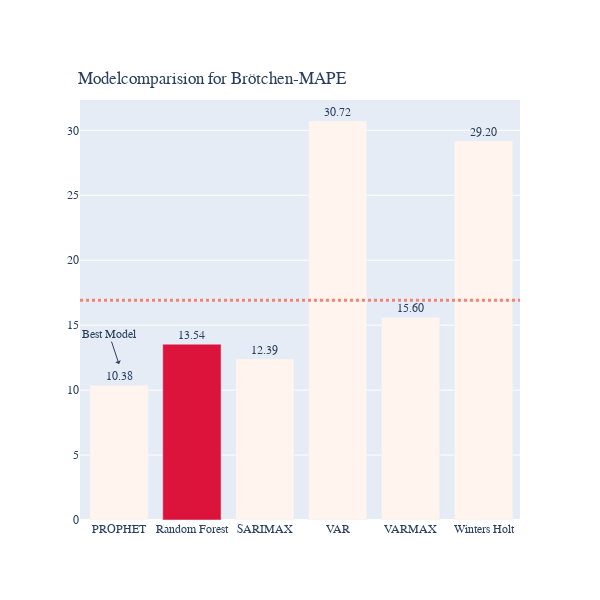

Source (notebook cell):
### Code cell
colors = ['seashell',] * 54
colors[1] = 'crimson'

fig = go.Figure(data=[go.Bar(x=df_results_Brötchen_OPT.query('Baseline==0').Model,
                             y=df_results_Brötchen_OPT.query('Baseline==0').MAPE, marker_color=colors,
                             text=df_results_Brötchen_OPT.query('Baseline==0').MAPE
                            
             #color_discrete_sequence=px.colors.diverging.balance
            )])
fig.add_shape( # add a horizontal "target" line
    type="line", line_color="salmon", line_width=3, opacity=1, line_dash="dot",
    x0=0, x1=1, xref="paper", y0=16.912, y1=16.912, yref="y"
)
fig.add_annotation( # add a text callout with arrow
    text="Best Model", x="PROPHET", y=12, arrowhead=1, showarrow=True
)
fig.update_layout(title_text='Modelcomparision for Brötchen-MAPE', title_x=0.01)
fig.update_layout(legend=dict(
    yanchor="top",
    y=0.95,
    xanchor="left",
    x=0.75
))
fig.update_layout(title=dict(
    yanchor="top",
    y=0.88,
    xanchor="left",
    x=0.13))
fig.update_layout( # customize font and legend orientation & position
    font_family="Rockwell",
    legend=dict(
        title=None, orientation="h", y=1, yanchor="bottom", x=0.3, xanchor="center"
    )
)
fig.update_traces(texttemplate='%{text:.4s}', textposition='outside')
fig.update_layout(
    autosize=False,
    width=600,
    height=600,)
fig.show()

### Figure 1 — Plotly figure (JSON) as saved in the notebook; plotly's stock layout.template omitted (floating-point values rounded to 4 significant figures)
{"data": [{"marker": {"color": ["seashell", "crimson", "seashell", "seashell", "seashell", "seashell", "seashell", "seashell", "seashell", "seashell", "seashell", "seashell", "seashell", "seashell", "seashell", "seashell", "seashell", "seashell", "seashell", "seashell", "seashell", "seashell", "seashell", "seashell", "seashell", "seashell", "seashell", "seashell", "seashell", "seashell", "seashell", "seashell", "seashell", "seashell", "seashell", "seashell", "seashell", "seashell", "seashell", "seashell", "seashell", "seashell", "seashell", "seashell", "seashell", "seashell", "seashell", "seashell", "seashell", "seashell", "seashell", "seashell", "seashell", "seashell"]}, "text": [10.38, 13.54, 12.39, 30.72, 15.6, 29.2], "textposition": "outside", "texttemplate": "%{text:.4s}", "type": "bar", "x": ["PROPHET", "Random Forest", "SARIMAX", "VAR", "VARMAX", "Winters Holt"], "y": [10.38, 13.54, 12.39, 30.72, 15.6, 29.2]}], "layout": {"annotations": [{"arrowhead": 1, "showarrow": true, "text": "Best Model", "x": "PROPHET", "y": 12}], "autosize": false, "font": {"family": "Rockwell"}, "height": 600, "legend": {"orientation": "h", "title": {}, "x": 0.3, "xanchor": "center", "y": 1, "yanchor": "bottom"}, "shapes": [{"line": {"color": "salmon", "dash": "dot", "width": 3}, "opacity": 1, "type": "line", "x0": 0, "x1": 1, "xref": "paper", "y0": 16.91, "y1": 16.91, "yref": "y"}], "title": {"text": "Modelcomparision for Brötchen-MAPE", "x": 0.13, "xanchor": "left", "y": 0.88, "yanchor": "top"}, "width": 600}}
